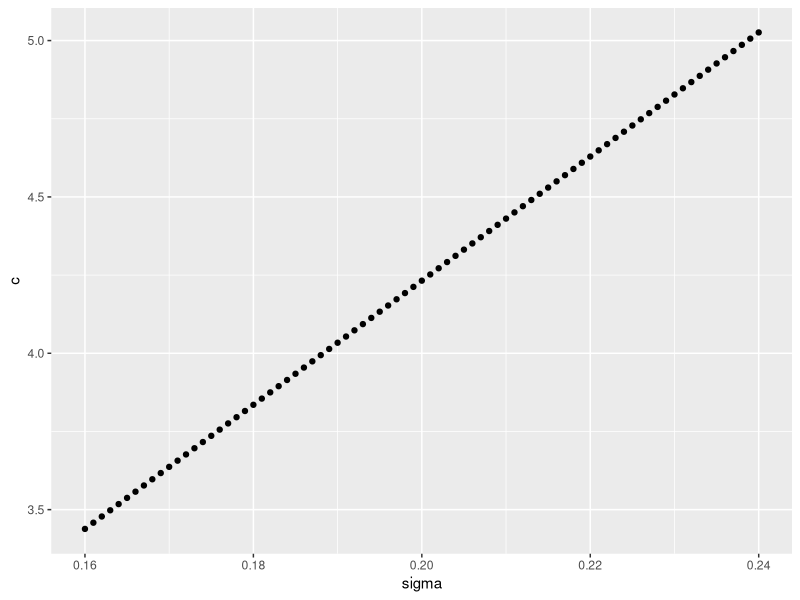
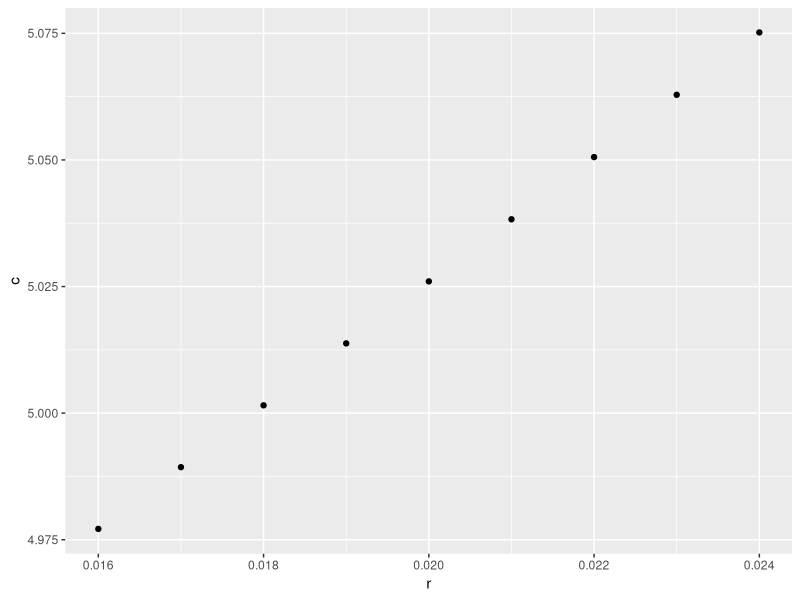
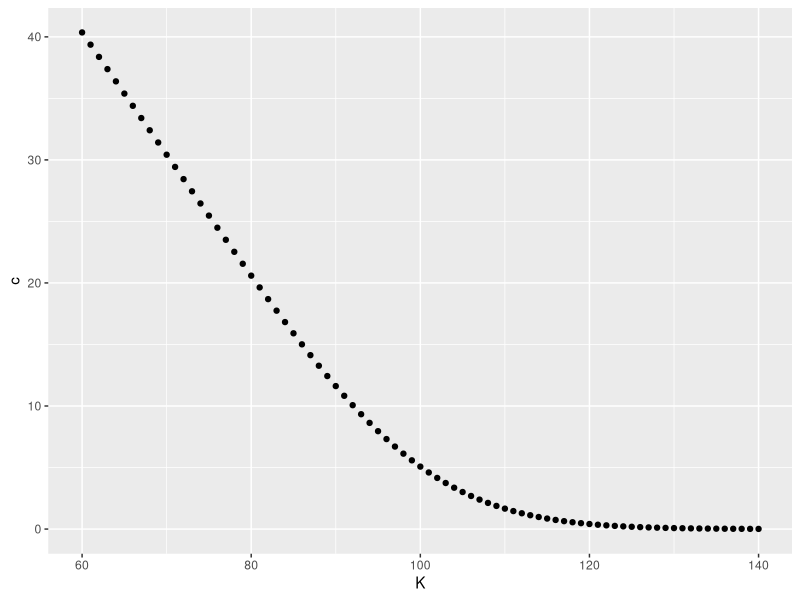
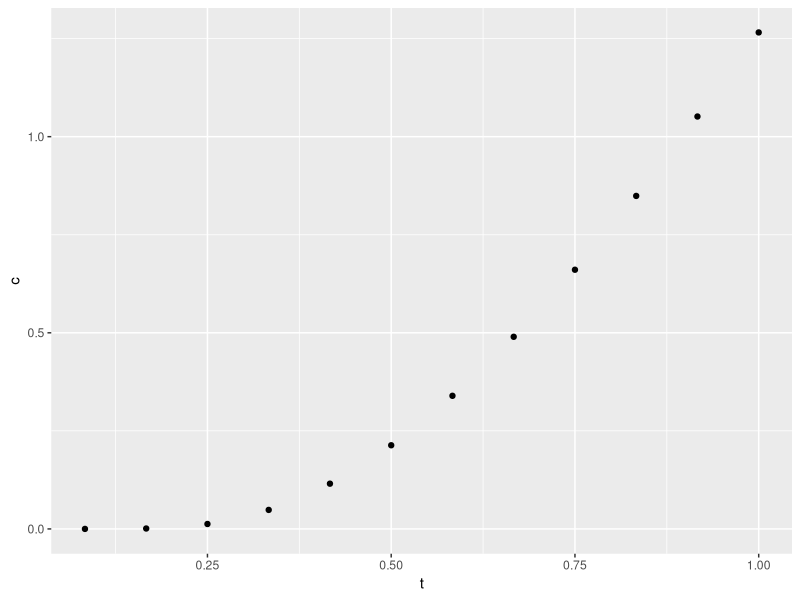
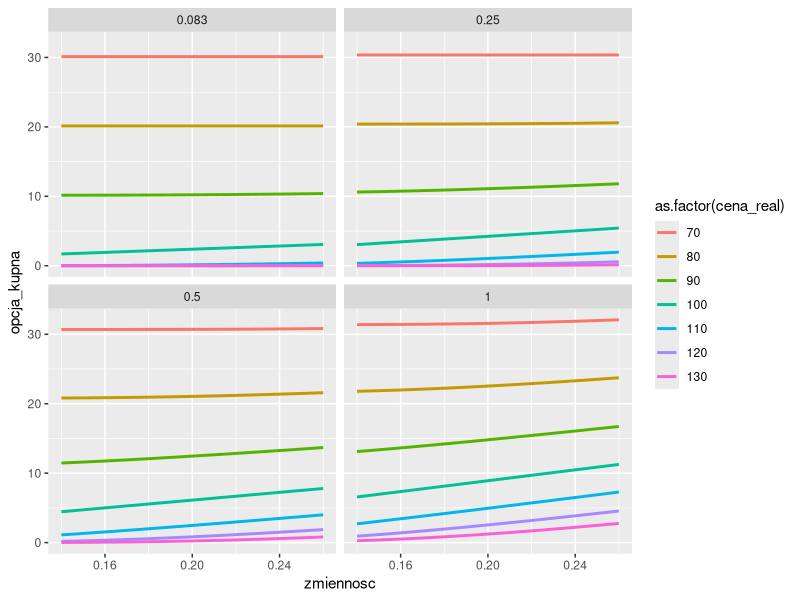
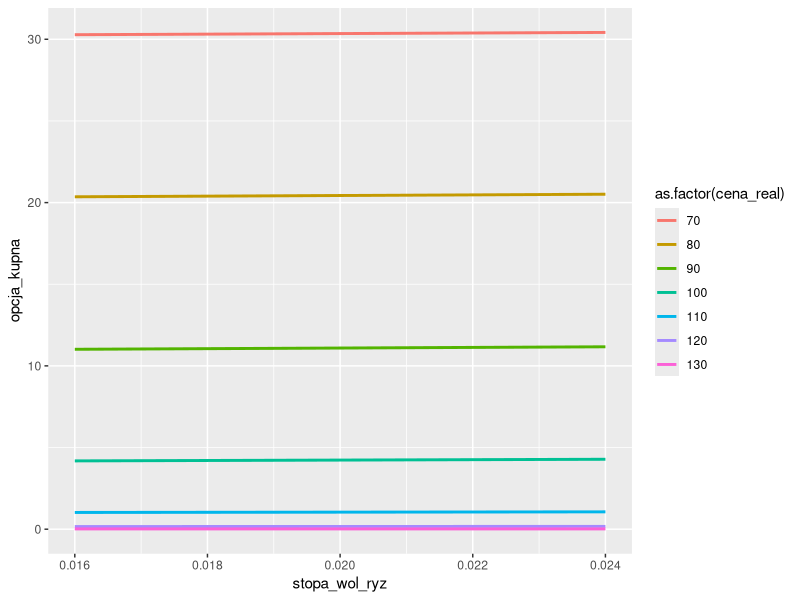
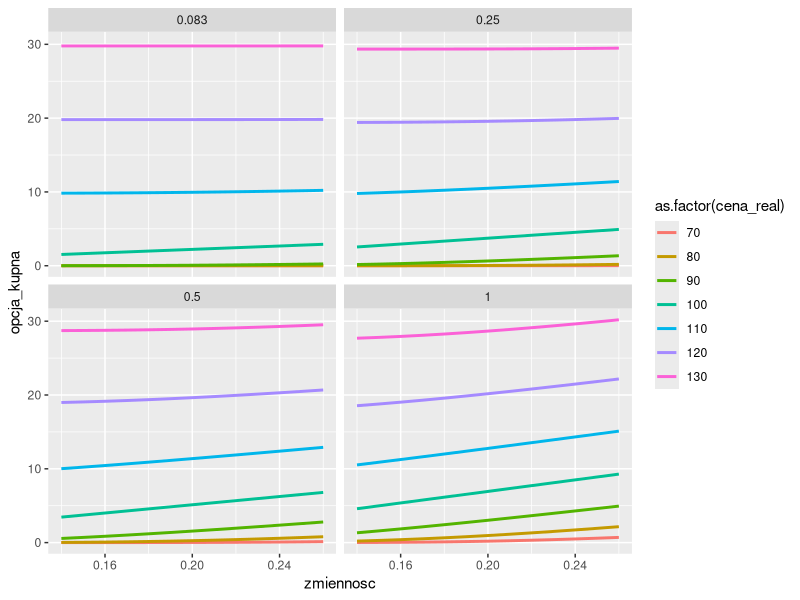
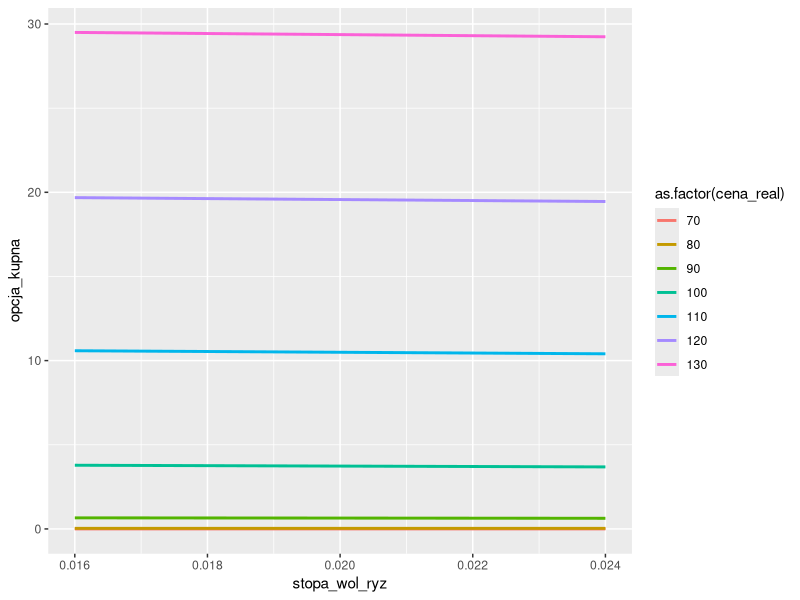

These charts were generated, in order, by the following R code:
library(ggplot2)

S0<-100
K<-100
r<-0.02
t<-0.25
sigma<-0.2

d1<-(log(S0/K)+(r+0.5*(sigma^2))*t)/(sigma*(t^(1/2)))
d2<-d1-(sigma*sqrt(t))

c <- S0*pnorm(d1)-((K*(exp(-r*t)))*pnorm(d2))

#zmieniana sigma
j1<-seq(0.16,0.24,by=0.001)
c_v<-NULL

for (i1 in j1) {
  sigma=i1
  d1<-(log(S0/K)+(r+0.5*(sigma^2))*t)/(sigma*(t^(1/2)))
  d2<-d1-(sigma*sqrt(t))
  c <- S0*pnorm(d1)-((K*(exp(-r*t)))*pnorm(d2))
  c_v<-c(c_v,c)
}

sigma_df<-data.frame("sigma"=j1,"c"=c_v)
ggplot(sigma_df,aes(x=sigma,y=c))+
  geom_point()+
  geom_abline(intercept = -2.9,slope=21.55, col="red")

#zmieniana r
j1<-seq(0.016,0.024,by=0.001)
c_v<-NULL

for (i1 in j1) {
  r=i1
  d1<-(log(S0/K)+(r+0.5*(sigma^2))*t)/(sigma*(t^(1/2)))
  d2<-d1-(sigma*sqrt(t))
  c <- S0*pnorm(d1)-((K*(exp(-r*t)))*pnorm(d2))
  c_v<-c(c_v,c)
}

r_df<-data.frame("r"=j1,"c"=c_v)
ggplot(r_df,aes(x=r,y=c))+
  geom_point()

#zmieniane K
j1<-seq(60,140,by=1)
c_v<-NULL

for (i1 in j1) {
  K=i1
  d1<-(log(S0/K)+(r+0.5*(sigma^2))*t)/(sigma*(t^(1/2)))
  d2<-d1-(sigma*sqrt(t))
  c <- S0*pnorm(d1)-((K*(exp(-r*t)))*pnorm(d2))
  c_v<-c(c_v,c)
}

k_df<-data.frame("K"=j1,"c"=c_v)
ggplot(k_df,aes(x=K,y=c))+
  geom_point()

#zmieniane T
j1<-seq(1/12,1,by=1/12)
c_v<-NULL

for (i1 in j1) {
  t=i1
  d1<-(log(S0/K)+(r+0.5*(sigma^2))*t)/(sigma*(t^(1/2)))
  d2<-d1-(sigma*sqrt(t))
  c <- S0*pnorm(d1)-((K*(exp(-r*t)))*pnorm(d2))
  c_v<-c(c_v,c)
}

t_df<-data.frame("t"=j1,"c"=c_v)
ggplot(t_df,aes(x=t,y=c))+
  geom_point()

###wszystkie

S0<-100
K<-seq(70,130,by=10)
r<-round(seq(0.016,0.024,by=0.001),3)
t<-round(c(1/12,3/12,6/12,1),3)
sigma<-round(seq(0.14,0.26,by=0.01),2)

opcje_df<-expand.grid("cena_real"=K,"stopa_wol_ryz"=r,"czas_wyg_opcji"=t,"zmiennosc"=sigma)

for (i in 1:nrow(opcje_df)) {
  K<-opcje_df[i,1]
  r<-opcje_df[i,2]
  t<-opcje_df[i,3]
  sigma<-opcje_df[i,4]
  
  d1<-(log(S0/K)+(r+0.5*(sigma^2))*t)/(sigma*(t^(1/2)))
  d2<-d1-(sigma*sqrt(t))
  c <- S0*pnorm(d1)-((K*(exp(-r*t)))*pnorm(d2))
  
  opcje_df$opcja_kupna[i]<-c
  print(i/nrow(opcje_df))
}

ggplot(opcje_df[opcje_df$stopa_wol_ryz==0.02,],aes(x=zmiennosc,y=opcja_kupna,col=as.factor(cena_real)))+
  geom_line(size=1)+
  facet_wrap(~czas_wyg_opcji,ncol = 2)

ggplot(opcje_df[opcje_df$czas_wyg_opcji==0.25&opcje_df$zmiennosc==0.2,],aes(x=stopa_wol_ryz,y=opcja_kupna,col=as.factor(cena_real)))+
  geom_line(size=1)


#opcja sprzedazy
p <- -S0*pnorm(-d1)+((K*(exp(-r*t)))*pnorm(-d2))

S0<-100
K<-seq(70,130,by=10)
r<-round(seq(0.016,0.024,by=0.001),3)
t<-round(c(1/12,3/12,6/12,1),3)
sigma<-round(seq(0.14,0.26,by=0.01),2)

opcje_df<-expand.grid("cena_real"=K,"stopa_wol_ryz"=r,"czas_wyg_opcji"=t,"zmiennosc"=sigma)

for (i in 1:nrow(opcje_df)) {
  K<-opcje_df[i,1]
  r<-opcje_df[i,2]
  t<-opcje_df[i,3]
  sigma<-opcje_df[i,4]
  
  d1<-(log(S0/K)+(r+0.5*(sigma^2))*t)/(sigma*(t^(1/2)))
  d2<-d1-(sigma*sqrt(t))
  p <- -S0*pnorm(-d1)+((K*(exp(-r*t)))*pnorm(-d2))
  
  opcje_df$opcja_kupna[i]<-p
  print(i/nrow(opcje_df))
}

ggplot(opcje_df[opcje_df$stopa_wol_ryz==0.02,],aes(x=zmiennosc,y=opcja_kupna,col=as.factor(cena_real)))+
  geom_line(size=1)+
  facet_wrap(~czas_wyg_opcji,ncol = 2)

ggplot(opcje_df[opcje_df$czas_wyg_opcji==0.25&opcje_df$zmiennosc==0.2,],aes(x=stopa_wol_ryz,y=opcja_kupna,col=as.factor(cena_real)))+
  geom_line(size=1)
